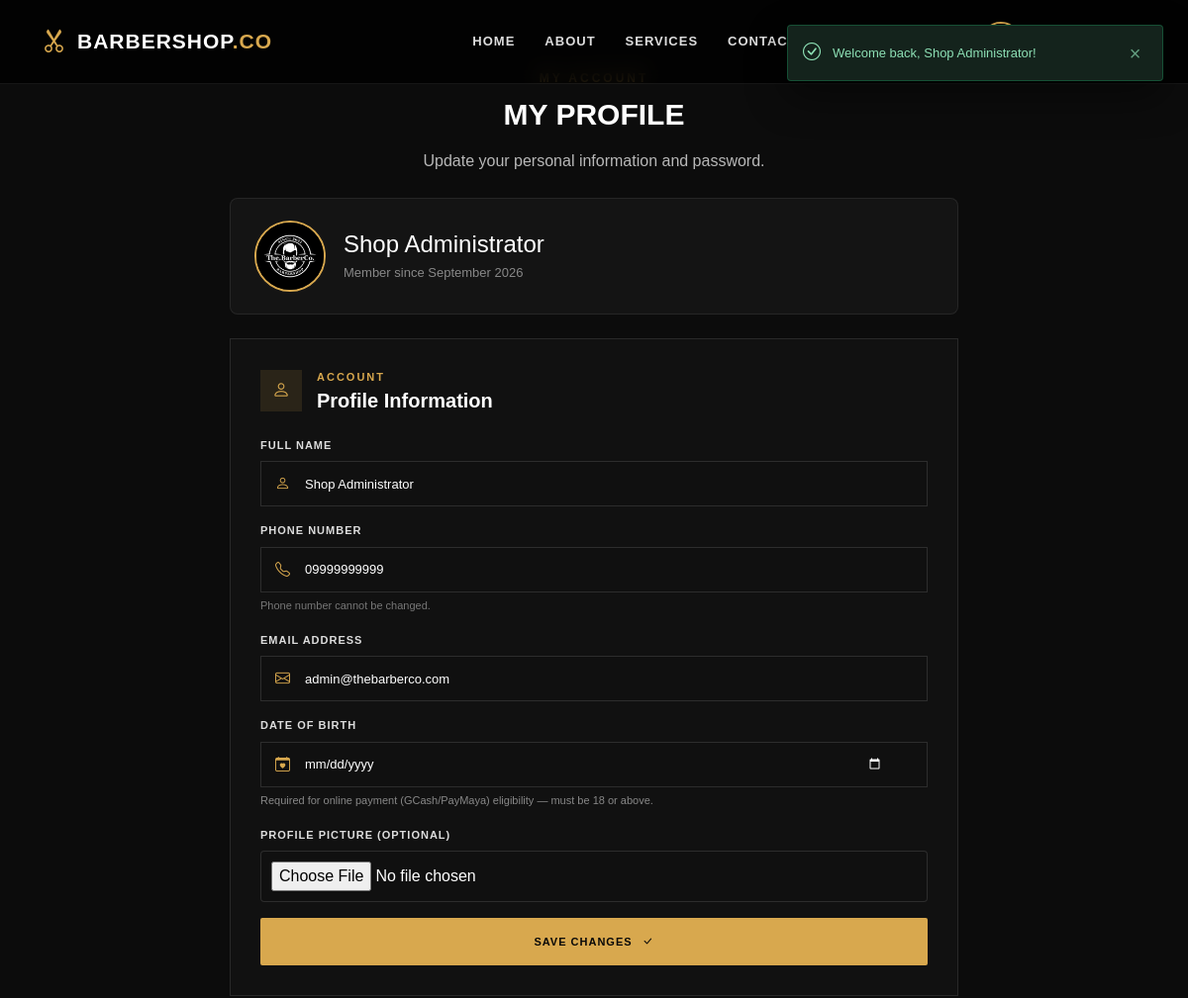
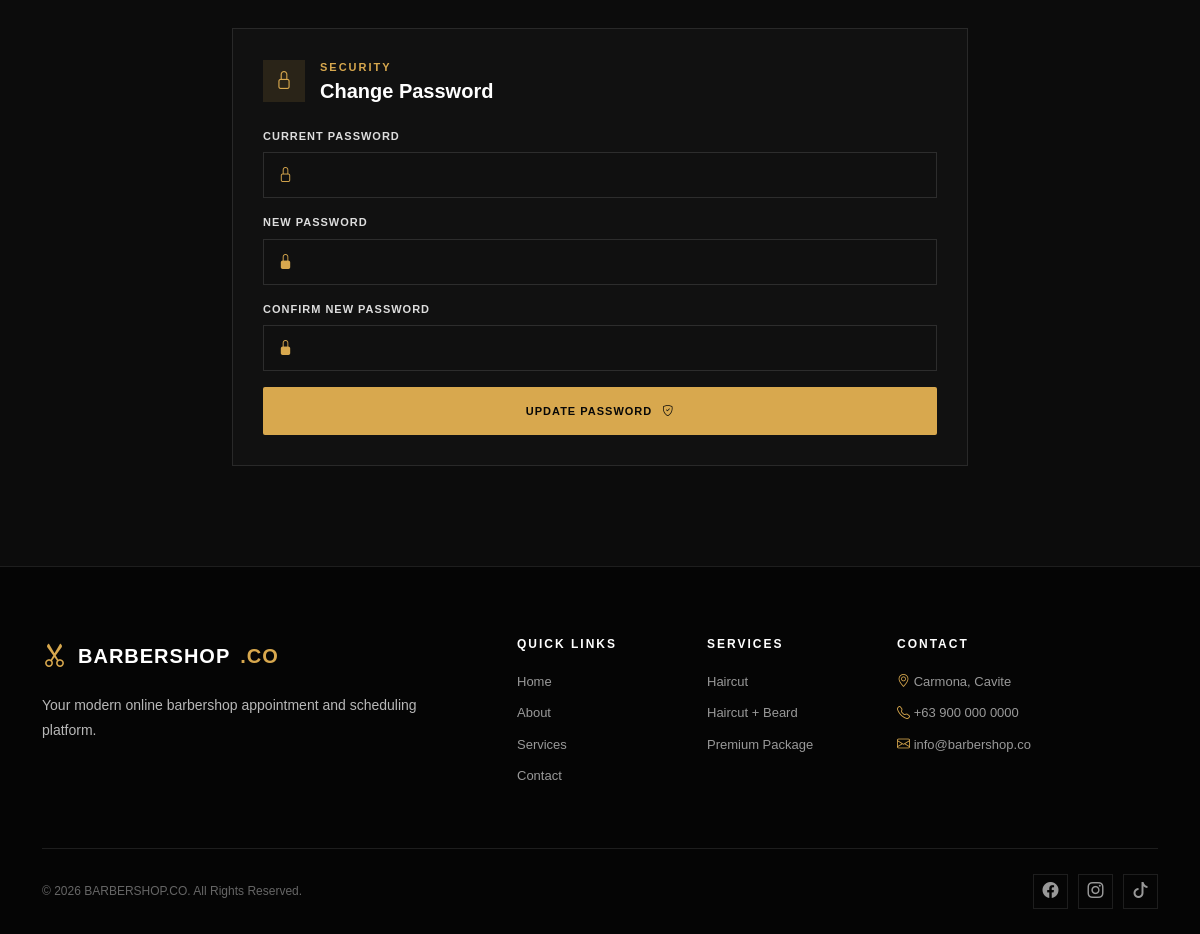
/pages/profile.php (signed in), run on the app's committed database (2 pictures, top to bottom).
### tables this page shows
CREATE TABLE customers (
    customer_id INT UNSIGNED AUTO_INCREMENT PRIMARY KEY,
    full_name VARCHAR(100) NOT NULL,
    phone_number VARCHAR(20) NOT NULL UNIQUE,
    email_address VARCHAR(150) NULL UNIQUE,
    password_hash VARCHAR(255) NOT NULL,
    profile_image VARCHAR(255) NULL,
    date_of_birth DATE NULL,
    customer_role ENUM('Customer', 'Administrator') NOT NULL DEFAULT 'Customer',
    account_status ENUM('Active', 'Inactive', 'Blocked') NOT NULL DEFAULT 'Active',
    created_at TIMESTAMP DEFAULT CURRENT_TIMESTAMP,
    updated_at TIMESTAMP DEFAULT CURRENT_TIMESTAMP ON UPDATE CURRENT_TIMESTAMP
);

### pages/profile.php (the view, shortened to what this page needs)
<?php
require_once __DIR__ . "/../db/database_connection.php";
require_once __DIR__ . "/../auth/authentication_message.php";
$customerId = (int) $_SESSION["customer_id"];
$customerQuery = "
    SELECT full_name, phone_number, email_address, profile_image, date_of_birth, created_at
    FROM customers WHERE customer_id = ? LIMIT 1
";
$customerStatement = mysqli_prepare($databaseConnection, $customerQuery);
mysqli_stmt_bind_param($customerStatement, "i", $customerId);
mysqli_stmt_execute($customerStatement);
$customerResult = mysqli_stmt_get_result($customerStatement);
$customer = mysqli_fetch_assoc($customerResult);
$profileImageSource = $customer["profile_image"]
    ? "../uploads/profile_images/" . $customer["profile_image"]
    : "../styles/images/logo_for_about.jpg";
?>
<!DOCTYPE html>
<html lang="en">
<head>
    <link href="https://cdn.jsdelivr.net/npm/bootstrap@5.3.3/dist/css/bootstrap.min.css" rel="stylesheet">
    <link rel="stylesheet" href="https://cdn.jsdelivr.net/npm/bootstrap-icons@1.11.3/font/bootstrap-icons.min.css">
    <link rel="stylesheet" href="../styles/style.css?v=8">
</head>
<body>
<?php include __DIR__ . "/../includes/header.php"; ?>
<section class="simple-page-section">
    <div class="container" style="max-width:760px;">
        <div class="authentication-message-container">
        </div>
        <div class="section-heading text-center">
            <p class="section-label">MY ACCOUNT</p>
            <h2>MY PROFILE</h2>
            <p>Update your personal information and password.</p>
        </div>
        <div class="profile-picture-card mt-4">
            <img src="<?php echo htmlspecialchars($profileImageSource); ?>" alt="Profile picture" class="profile-picture-large">
            <div>
                <h4><?php echo htmlspecialchars($customer["full_name"]); ?></h4>
                <p>Member since <?php echo date("F Y", strtotime($customer["created_at"])); ?></p>
            </div>
        </div>
        <div class="booking-selection-card mt-4">
            <div class="booking-section-title">
                <div class="booking-section-icon"><i class="bi bi-person"></i></div>
                <div><span>ACCOUNT</span><h3>Profile Information</h3></div>
            </div>
            <form method="POST" action="../auth/update_profile.php" enctype="multipart/form-data">
                <div class="form-group-custom mb-3">
                    <label for="fullName">FULL NAME</label>
                    <div class="input-wrapper">
                        <i class="bi bi-person"></i>
                        <input type="text" id="fullName" name="full_name" value="<?php echo htmlspecialchars($customer["full_name"]); ?>" required>
                    </div>
                </div>
                <div class="form-group-custom mb-3">
                    <label>PHONE NUMBER</label>
                    <div class="input-wrapper">
                        <i class="bi bi-telephone"></i>
                        <input type="text" value="<?php echo htmlspecialchars($customer["phone_number"]); ?>" disabled>
                    </div>
                    <small style="color:#777; font-size:11px;">Phone number cannot be changed.</small>
                </div>
                <div class="form-group-custom mb-3">
                    <label for="emailAddress">EMAIL ADDRESS</label>
                    <div class="input-wrapper">
                        <i class="bi bi-envelope"></i>
                        <input type="email" id="emailAddress" name="email_address" value="<?php echo htmlspecialchars($customer["email_address"] ?? ""); ?>" required>
                    </div>
                </div>
                <div class="form-group-custom mb-3">
                    <label for="dateOfBirth">DATE OF BIRTH</label>
                    <div class="input-wrapper">
                        <i class="bi bi-calendar-heart"></i>
                        <input
                            type="date"
                            id="dateOfBirth"
                            name="date_of_birth"
                            value="<?php echo htmlspecialchars($customer["date_of_birth"] ?? ""); ?>"
                            max="<?php echo date('Y-m-d'); ?>"
                            required
                        >
                    </div>
                    <small style="color:#888; font-size:11px;">
                        Required for online payment (GCash/PayMaya) eligibility &mdash; must be 18 or above.
                    </small>
                </div>
                <div class="form-group-custom mb-3">
                    <label for="profileImage">PROFILE PICTURE (OPTIONAL)</label>
                    <input type="file" id="profileImage" name="profile_image" accept="image/png, image/jpeg, image/webp" class="payment-file-input">
                </div>
                <button type="submit" class="authentication-submit-button">
                    SAVE CHANGES
                    <i class="bi bi-check-lg"></i>
                </button>
            </form>
        </div>
        <div class="booking-selection-card mt-4">
            <div class="booking-section-title">
                <div class="booking-section-icon"><i class="bi bi-lock"></i></div>
                <div><span>SECURITY</span><h3>Change Password</h3></div>
            </div>
            <form method="POST" action="../auth/update_profile.php">
                <div class="form-group-custom mb-3">
                    <label for="currentPassword">CURRENT PASSWORD</label>
                    <div class="input-wrapper">
                        <i class="bi bi-lock"></i>
                        <input type="password" id="currentPassword" name="current_password" required>
                    </div>
                </div>
                <div class="form-group-custom mb-3">
                    <label for="newPassword">NEW PASSWORD</label>
                    <div class="input-wrapper">
                        <i class="bi bi-lock-fill"></i>
                        <input type="password" id="newPassword" name="new_password" minlength="8" required>
                    </div>
                </div>
                <div class="form-group-custom mb-3">
                    <label for="confirmNewPassword">CONFIRM NEW PASSWORD</label>
                    <div class="input-wrapper">
                        <i class="bi bi-lock-fill"></i>
                        <input type="password" id="confirmNewPassword" name="confirm_new_password" minlength="8" required>
                    </div>
                </div>
                <button type="submit" class="authentication-submit-button">
                    UPDATE PASSWORD
                    <i class="bi bi-shield-check"></i>
                </button>
            </form>
        </div>
    </div>
</section>
<?php include __DIR__ . "/../includes/footer.php"; ?>
</body>
</html>

### data on the page
customers: full_name "Shop Administrator", created_at "September 2026", phone_number "09999999999", email_address "admin@thebarberco.com"

### other printed values
$messageText "Welcome back, Shop Administrator!"
